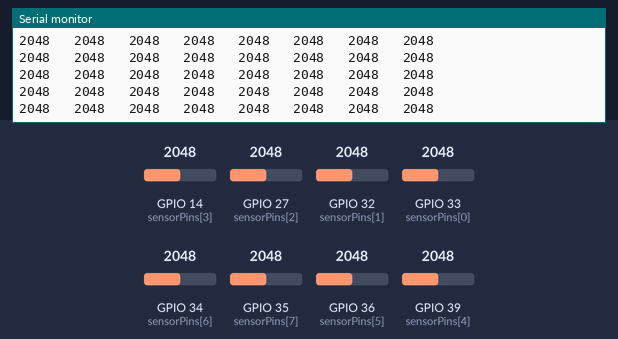
The sketch below on a simulated ESP32. On the bench: the last lines printed to the serial monitor. Inputs (shaded band) come from the test bench; at power-on: GPIO 14 (sensorPins[3]) = 2048, GPIO 27 (sensorPins[2]) = 2048, GPIO 32 (sensorPins[1]) = 2048, GPIO 33 (sensorPins[0]) = 2048, GPIO 34 (sensorPins[6]) = 2048, GPIO 35 (sensorPins[7]) = 2048, GPIO 36 (sensorPins[5]) = 2048, GPIO 39 (sensorPins[4]) = 2048 (analog values on the 0–4095 scale).

Above: at 2.2 s.
2.3 s: GPIO 14 (sensorPins[3]) set to 2866
At 2.57 s:
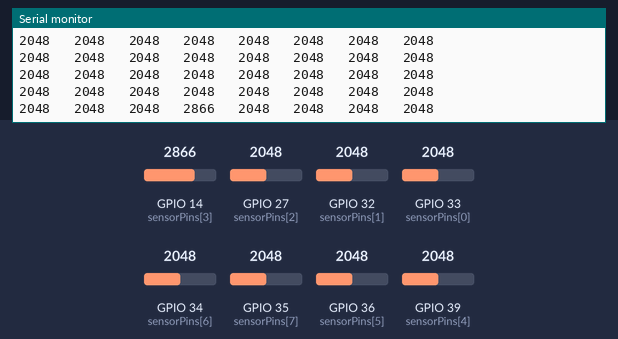
3.8 s: GPIO 27 (sensorPins[2]) set to 2866
At 3.98 s:
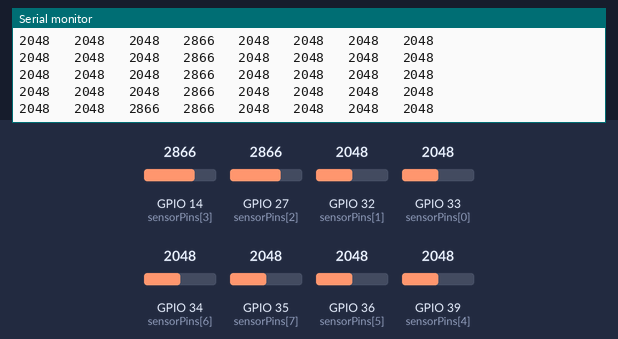
5.3 s: GPIO 32 (sensorPins[1]) set to 2866
At 5.39 s:
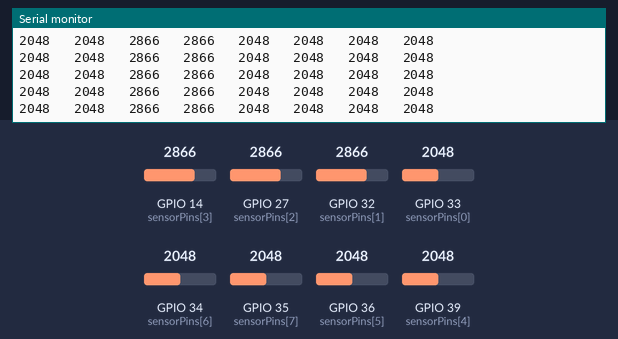
6.8 s: GPIO 33 (sensorPins[0]) set to 2866
At 6.8 s:
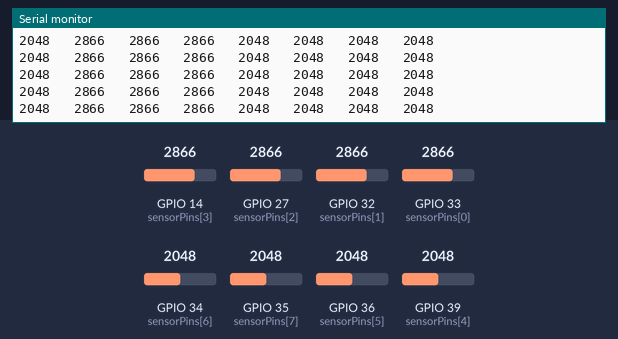
8.3 s: GPIO 34 (sensorPins[6]) set to 2866
At 8.41 s:
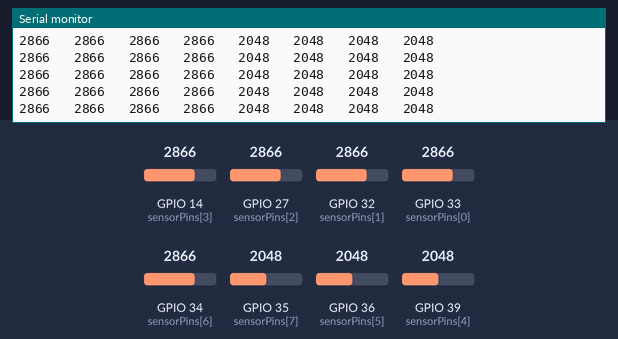
9.8 s: GPIO 35 (sensorPins[7]) set to 2866
At 9.81 s:
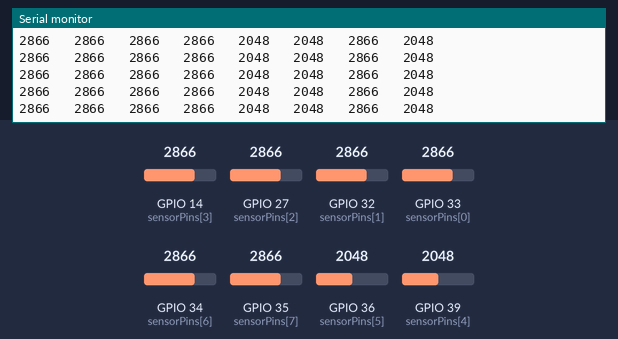

Measured:
- after the input at 2.3 s, the serial monitor: prints a new line after 0.11 s (image 1)
- after the input at 3.8 s, the serial monitor: prints a new line at once (image 2)

The sketch:

sensor_test.ino
```cpp
// MIR-3.0Y - analoge test met ESP32

const int sensorPins[8] = {
  33,  // D1
  32,  // D2
  27,  // D3
  14,  // D4
  39,  // D5
  36,  // D6
  34,  // D7
  35   // D8
};

void setup() {
  Serial.begin(115200);

  // ESP32 ADC = standaard 12 bit: 0 - 4095
  analogReadResolution(12);

  delay(1000);

  Serial.println();
  Serial.println("MIR-3.0Y ANALOGE TEST");
  Serial.println("D1    D2    D3    D4    D5    D6    D7    D8");
}

void loop() {

  for (int i = 0; i < 8; i++) {

    int waarde = analogRead(sensorPins[i]);

    Serial.print(waarde);
    Serial.print("   ");
  }

  Serial.println();

  delay(200);
}
```
